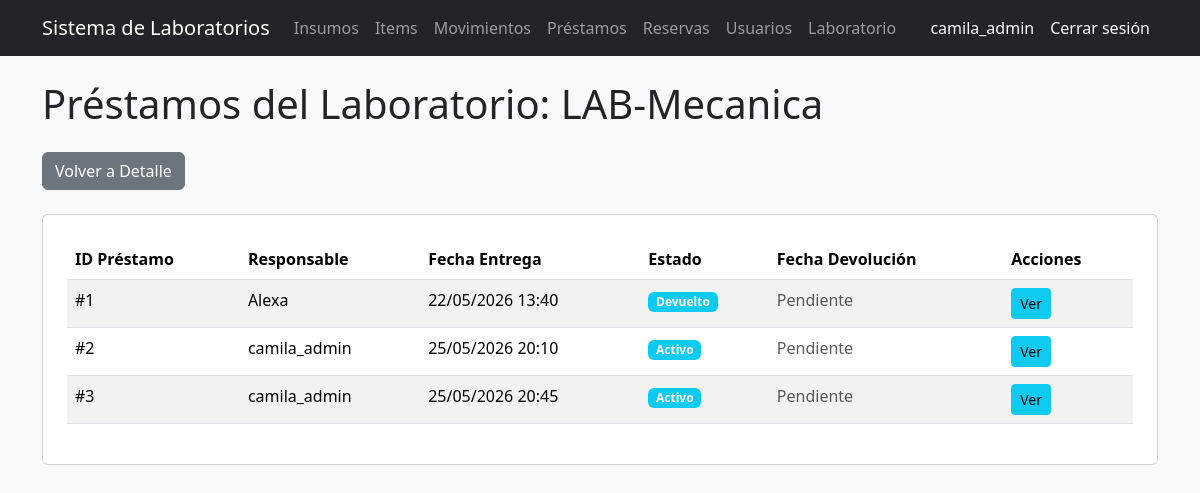
Before: /laboratorio/1/prestamos/ (signed in) with the older database file.
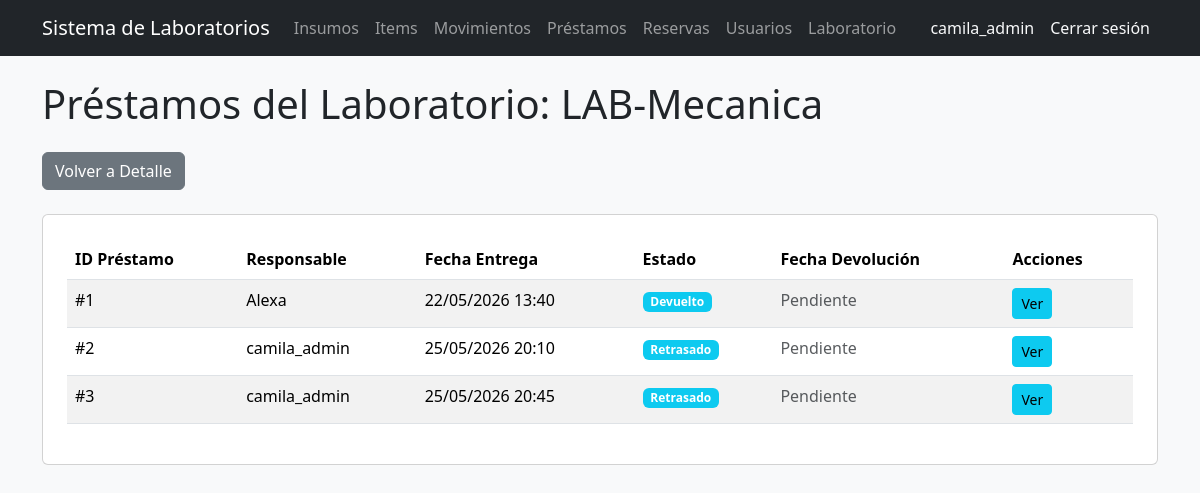
After: the same page with the newer database file.
### prestamos/models.py (models this page shows, shortened)
class Prestamo(models.Model):
    reserva = models.ForeignKey(
        Reserva,
        on_delete=models.CASCADE
    )
    responsable = models.ForeignKey(
        Usuario,
        on_delete=models.CASCADE
    )
    estado = models.ForeignKey(
        EstadoPrestamo,
        on_delete=models.CASCADE
    )
    fecha_entrega = models.DateTimeField(auto_now_add=True)
    fecha_devolucion = models.DateTimeField(
        null=True,
        blank=True
    )

class EstadoPrestamo(models.Model):
    nombre = models.CharField(max_length=50)

### users/models.py (models this page shows, shortened)
class Usuario(AbstractUser):
    codigo = models.CharField(max_length=50, unique=True, blank=True)
    programa = models.CharField(max_length=100, blank=True)
    rol = models.ForeignKey(
        Rol,
        on_delete=models.CASCADE,
        null=True,
        blank=True
    )

### laboratorio/views.py (the view)
# urls.py: path('<int:id>/prestamos/', prestamos_laboratorio, name='prestamos_laboratorio'),
@rol_requerido('Administrador', 'Encargado')
def prestamos_laboratorio(request, id):
    laboratorio = get_object_or_404(Laboratorio, id=id)
    prestamos_items = PrestamoItem.objects.filter(
        item_inventario__laboratorio=laboratorio
    ).select_related('prestamo', 'item_inventario').distinct()
    prestamos = set()
    for pi in prestamos_items:
        prestamos.add(pi.prestamo)
    return render(
        request,
        'laboratorio/prestamos.html',
        {
            'laboratorio': laboratorio,
            'prestamos': list(prestamos)
        }
    )

### templates/laboratorio/prestamos.html
{% extends 'base_general.html' %}
{% block contenido %}
<h1 class="mb-4">Préstamos del Laboratorio: {{ laboratorio.nombre }}</h1>
<a href="/laboratorio/{{ laboratorio.id }}/" class="btn btn-secondary mb-4">
    Volver a Detalle
</a>
<div class="card p-4">
    {% if prestamos %}
    <table class="table table-striped">
        <thead>
            <tr>
                <th>ID Préstamo</th>
                <th>Responsable</th>
                <th>Fecha Entrega</th>
                <th>Estado</th>
                <th>Fecha Devolución</th>
                <th>Acciones</th>
            </tr>
        </thead>
        <tbody>
            {% for prestamo in prestamos %}
            <tr>
                <td>#{{ prestamo.id }}</td>
                <td>{{ prestamo.responsable.username }}</td>
                <td>{{ prestamo.fecha_entrega|date:"d/m/Y H:i" }}</td>
                <td>
                    <span class="badge bg-info">
                        {{ prestamo.estado.nombre }}
                    </span>
                </td>
                <td>
                    {% if prestamo.fecha_devolucion %}
                        {{ prestamo.fecha_devolucion|date:"d/m/Y H:i" }}
                    {% else %}
                        <span class="text-muted">Pendiente</span>
                    {% endif %}
                </td>
                <td>
                    <a
                        href="/prestamos/{{ prestamo.id }}/detalle/"
                        class="btn btn-info btn-sm"
                    >
                        Ver
                    </a>
                </td>
            </tr>
            {% endfor %}
        </tbody>
    </table>
    {% else %}
    <p class="text-muted">No hay préstamos activos para items de este laboratorio.</p>
    {% endif %}
</div>
{% endblock %}

Changed rows visible on the page:
changed Prestamo id 2: estado.nombre "Activo" → "Retrasado"
changed Prestamo id 3: estado.nombre "Activo" → "Retrasado"
